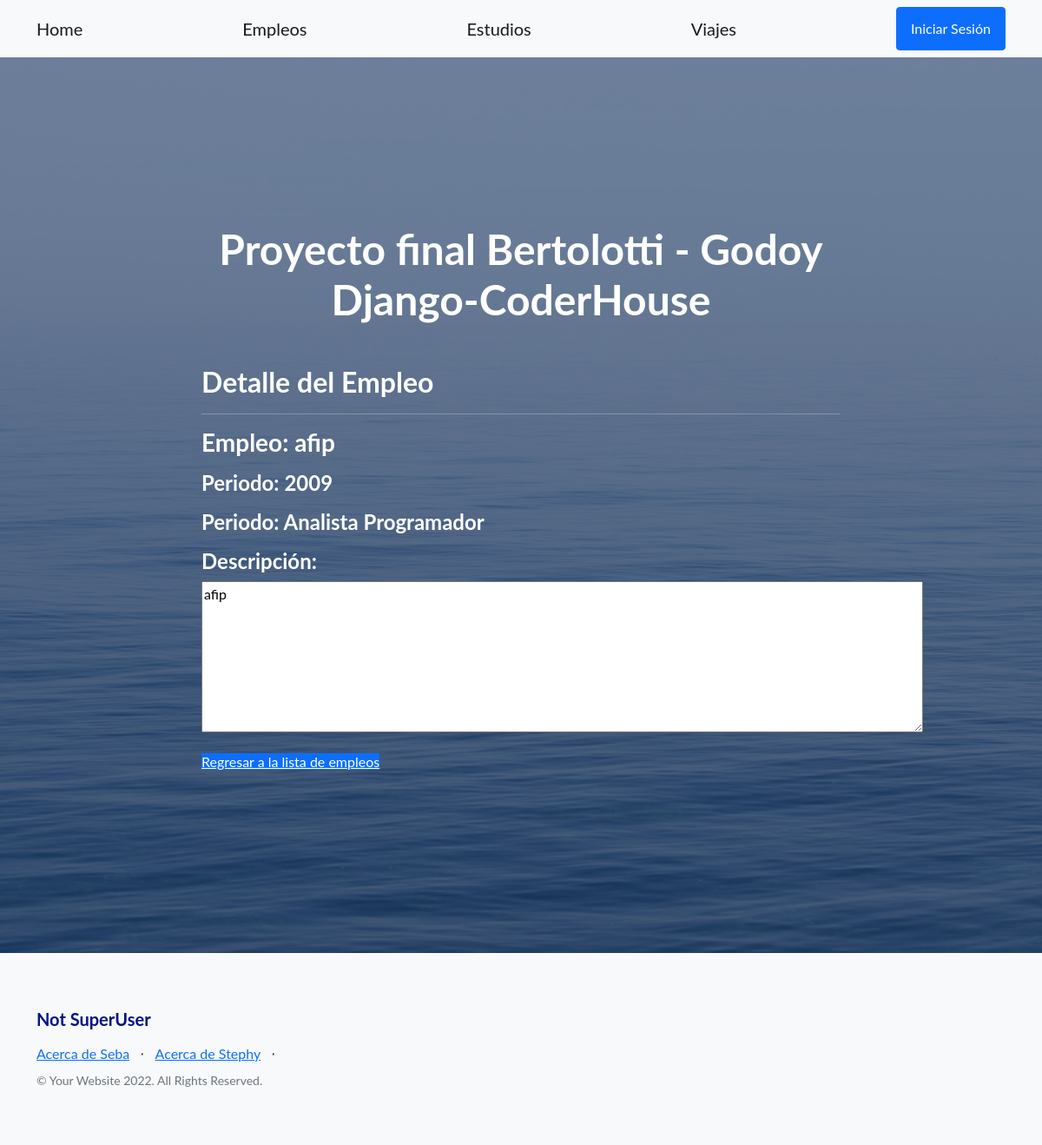
The page /empleo/empleo/3/detail on the database as committed earlier.
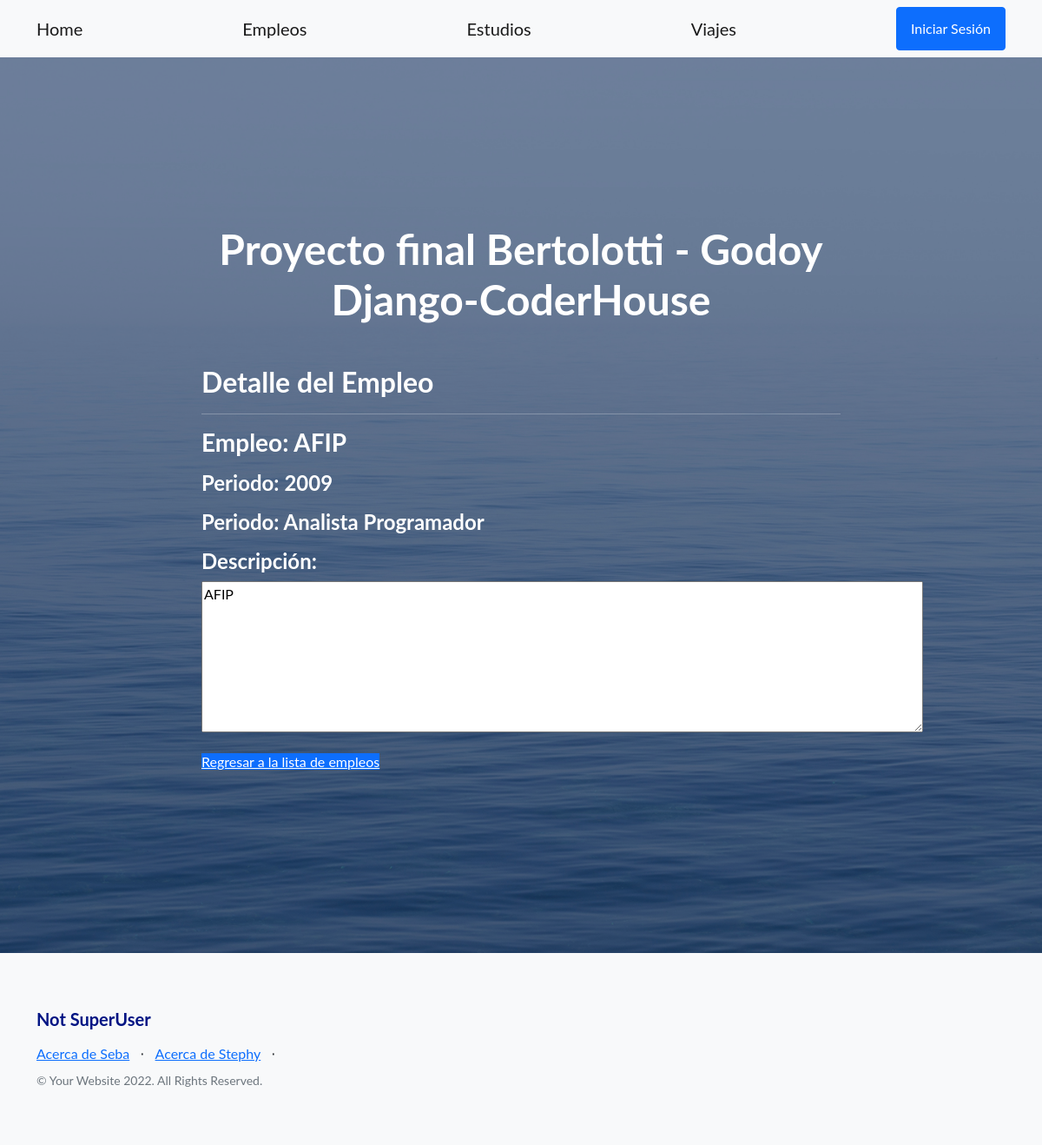
The same page on the database as committed later.
### empleo/models.py (models this page shows, shortened)
class Empleo(models.Model):
    empresa = models.CharField(max_length=30)
    periodo = models.IntegerField()
    puesto = models.CharField(max_length=40)

### empleo/views.py (the view)
# urls.py: path('empleo/<int:pk>/detail', views.EmpleoDetailView.as_view(), name='empleo-detail'),
class EmpleoDetailView(DetailView):
    model = Empleo
    template_name = "empleo/empleo_detail.html"
    fields = ['empresa', 'periodo', 'puesto']

### empleo/templates/empleo/empleo_detail.html
{% extends "home/index.html" %}
{% load static %}
{% block FinalProject_content %}
<h2>Detalle del Empleo</h2>
<hr></hr>
<p><h3>Empleo: {{ empleo.empresa }}</h3></p>
<p><h4>Periodo: {{ empleo.periodo }}</h4></p>
<p><h4>Periodo: {{ empleo.puesto }}</h4></p>
<h4>Descripción:</h4>
<p><textarea readonly rows="7" cols="90" >{{ empleo.empresa }}</textarea></p>
<p><a class="btn2 btn-primary" href="{% url 'empleo:empleo-list' %}">Regresar a la lista de empleos</a></p>
{% endblock %}

Rows that differ between the two databases and show on the page:
changed Empleo "Analista Programador": empresa "afip" → "AFIP"
